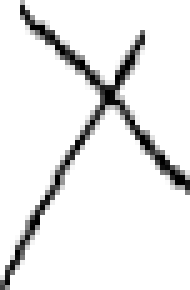
#> input picture Classifier/Class_X_test/frame_111.png, 38 x 58 px, found by its file name (shown 5 times larger); its folder holds 4 pictures in this run
$ python test_classifier.py
#> lines starting #> are read from the running program, lines starting #| are printed output that depends on the picture
###########################################################################################

# Archivo destinado a probar el clasificador de circulos y cruces.
# Procedimiento:
    # Tener los archivos 'class_x.txt' y 'class_o.txt' con los resultados del entrenamiento del clasificador.
    # Llenar carpetas 'Class_X_test' y 'Class_O_test' con las imagenes de prueba (distintas a las de entrenamiento).
    # Ejecutar este archivo.
    # Se mostraran las probabilidades de pertenencia a cada clase de cada imagen de prueba.

###########################################################################################

import os
import cv2
import numpy as np

# Convierte una imagen 'img' a cuadrado
# devuelve la imagen 'img' convertida a cuadrado
def to_square(img):

    height = img.shape[0]
    width = img.shape[1]

    # Definir los puntos de entrada y salida
    pts1 = np.float32([[0, 0], [0, height-1], [width-1, height-1], [width-1, 0]])
    pts2 = np.float32([[0, 0], [0, 500], [500, 500], [500, 0]])

    # Crear una mascara para la region de interes
    mask = np.zeros_like(img, dtype=np.uint8)
    cv2.fillPoly(mask, [pts1.astype(int)], (255, 255, 255))

    # Calcular la matriz de transformación de perspectiva
    M = cv2.getPerspectiveTransform(pts1, pts2)

    # Aplicar la transformacion a 'img'
    square_img = cv2.warpPerspective(img, M, (500, 500))

    return square_img

# Redimensiona 'img' a (n x n) dimensiones
# devuelve la imagen 'img' redimensionada
def pixelate(img, n):
    # Redimensionar la imagen a (n x n) dimensiones
    pixelated_img = cv2.resize(img, (n, n), interpolation=cv2.INTER_LINEAR)

    # Escalar la imagen a las dimensiones originales
    #pixelated_img = cv2.resize(pixelated_img, (500, 500), interpolation=cv2.INTER_NEAREST)

    return pixelated_img

# Calcula la probabilidad de que 'img' pertenezca a cada clase.
# devuelve un array de 2 posiciones con [prob(X), prob(O)]
def class_probability_xo(img, votes, dark_threshold):
    probability = [None, None]

    for iter in range(2):
        assert img.shape[0] * img.shape[1] == votes[iter].size

        pixels = img.shape[0]

        prob_accumulated = 0

        for i in range(pixels):
            for j in range(pixels):
                if img[i, j] < dark_threshold:
                    prob_accumulated += votes[iter][i][j]

        probability[iter] = prob_accumulated

    return probability

def main():
    script_directory = os.path.dirname(os.path.abspath(__file__)).replace('\\', '\\\\')

    pixels = 16
    dark_threshold = 250

    # Rutas de las carpetas de entrada con las imagenes de prueba
    dir_class_x_test = script_directory + "\\Classifier\\Class_X_test"
    dir_class_o_test = script_directory + "\\Classifier\\Class_O_test"

    dirs_list = [dir_class_x_test, dir_class_o_test]

    votes_xo = np.zeros((2, pixels, pixels), dtype=int)

    file_path = ''
    symbol = ''

    for iter in range(2):
        if (iter == 0):
            file_path = script_directory + "\\Classifier\\class_x.txt"
        else:
            file_path = script_directory + "\\Classifier\\class_o.txt"

        rows_list = []

        # Leer el archivo y procesar cada linea
        with open(file_path, "r") as file:
            for line in file:
                values = line.strip().split(",")
                row = list(map(int, values))
                rows_list.append(row)

        # Convertir la lista de filas a un array bidimensional
        votes_xo[iter] = np.array(rows_list)
#> this loop made 2 passes; (reads Classifier/class_x.txt from the repository)

        #print(f"Votos {symbol}:\n{votes_xo[iter]}")

    max_probs = [0, 0]

    for i in range(pixels):
        for j in range(pixels):
            max_probs[0] += votes_xo[0][i][j]
            max_probs[1] += votes_xo[1][i][j]

    max_prob_class = 0

    if (max_probs[1] > max_probs[0]):
        max_prob_class = 1

    for iter in range(2): # [iter1: X] [iter2: O]
        if (iter == 0):
            symbol = 'X'
        else:
            symbol = 'O'

        dir = dirs_list[iter]

        # Lista de archivos en la carpeta de entrada
        files = os.listdir(dir)

        print(f"\n\n\nPROBABILIDADES CLASE {symbol}\n")

        # Iterar sobre cada archivo en la carpeta de entrada
        for file in files:
            # Leer la imagen
            image = cv2.imread(os.path.join(dir, file))
#> image is the input picture: shape (58, 38, 3); min 0, max 255, mean 233.9
            image = cv2.cvtColor(image, cv2.COLOR_BGR2GRAY)
#> image: shape (58, 38)

            print(f"Len: {len(files)}")

            # Convertir imagen a cuadrado
            image = to_square(image)
#> in to_square, `cv2.fillPoly(mask, [pts1.astype(int)], (255, 255, 255))`: mask: shape (58, 38); every value is 255
#> in to_square, `square_img = cv2.warpPerspective(img, M, (500, 500))`:
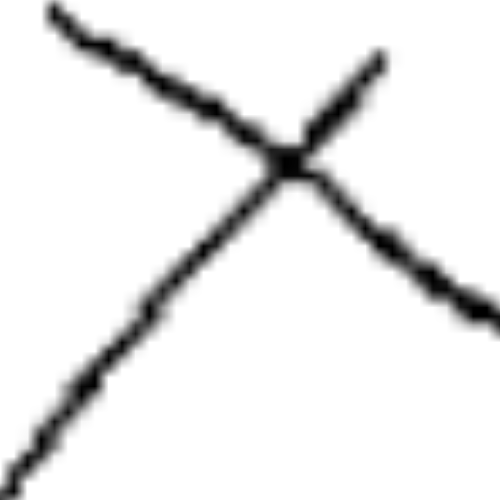
#> square_img: shape (500, 500); min 0, max 255, mean 233.3

            # Pixelar imagen
            image = pixelate(image, pixels)

            prob = class_probability_xo(image, votes_xo, dark_threshold)
#> prob = [6218, 5542]

            # maximo del menor -------- mi valor
            # maximo del mayor -------- x

            prob[1-max_prob_class] = int(prob[1-max_prob_class] * max_probs[max_prob_class] / max_probs[1-max_prob_class])

            class_result = "EMPATE"

            if prob[0] > prob[1]:
                class_result = "X"

            elif prob[1] > prob[0]:
                class_result = "O"

            print(f"Probabilidad de X: {prob[0]}\t\tProbabilidad de O: {prob[1]}\t\tClasificado como: {class_result}")
#| Probabilidad de X: 7961		Probabilidad de O: 5542		Clasificado como: X

    cv2.waitKey(0)
    cv2.destroyAllWindows()

if __name__ == "__main__":
#> (the run stopped early here; a loop or call above may not have finished)
